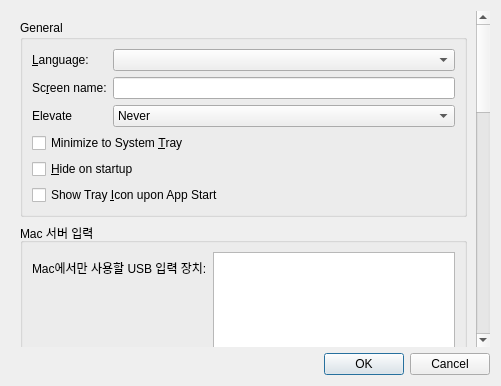
<?xml version="1.0" encoding="UTF-8"?>
<ui version="4.0">
 <class>SettingsDialog</class>
 <widget class="QDialog" name="SettingsDialog">
  <property name="geometry">
   <rect>
    <x>0</x>
    <y>0</y>
    <width>400</width>
    <height>0</height>
   </rect>
  </property>
  <property name="windowTitle">
   <string>Settings</string>
  </property>
  <layout class="QVBoxLayout" name="verticalLayout">
   <item>
    <widget class="QScrollArea" name="m_pScrollArea">
     <property name="frameShape">
      <enum>QFrame::NoFrame</enum>
     </property>
     <property name="widgetResizable">
      <bool>true</bool>
     </property>
     <widget class="QWidget" name="m_pScrollContents">
      <layout class="QVBoxLayout" name="contentsLayout">
   <item>
    <widget class="QGroupBox" name="m_pGroupGeneral">
     <property name="enabled">
      <bool>true</bool>
     </property>
     <property name="sizePolicy">
      <sizepolicy hsizetype="Preferred" vsizetype="Preferred">
       <horstretch>0</horstretch>
       <verstretch>0</verstretch>
      </sizepolicy>
     </property>
     <property name="title">
      <string>General</string>
     </property>
     <layout class="QFormLayout" name="formLayout">
      <property name="fieldGrowthPolicy">
       <enum>QFormLayout::AllNonFixedFieldsGrow</enum>
      </property>
      <item row="0" column="0">
       <widget class="QLabel" name="m_pLabel_27">
        <property name="sizePolicy">
         <sizepolicy hsizetype="Preferred" vsizetype="Preferred">
          <horstretch>0</horstretch>
          <verstretch>0</verstretch>
         </sizepolicy>
        </property>
        <property name="minimumSize">
         <size>
          <width>75</width>
          <height>0</height>
         </size>
        </property>
        <property name="text">
         <string>&amp;Language:</string>
        </property>
        <property name="buddy">
         <cstring>m_pComboLanguage</cstring>
        </property>
       </widget>
      </item>
      <item row="0" column="1">
       <widget class="QComboBox" name="m_pComboLanguage"/>
      </item>
      <item row="1" column="0">
       <widget class="QLabel" name="m_pLabel_19">
        <property name="minimumSize">
         <size>
          <width>75</width>
          <height>0</height>
         </size>
        </property>
        <property name="text">
         <string>Sc&amp;reen name:</string>
        </property>
        <property name="buddy">
         <cstring>m_pLineEditScreenName</cstring>
        </property>
       </widget>
      </item>
      <item row="1" column="1">
       <widget class="QLineEdit" name="m_pLineEditScreenName">
        <property name="enabled">
         <bool>true</bool>
        </property>
       </widget>
      </item>
      <item row="2" column="0">
       <widget class="QLabel" name="m_pLabelElevate">
        <property name="text">
         <string>Elevate</string>
        </property>
       </widget>
      </item>
      <item row="2" column="1">
       <widget class="QComboBox" name="m_pComboElevate">
        <property name="toolTip">
         <string>Specify when the InputLeafPlus service should run at an elevated privilege level</string>
        </property>
        <property name="currentIndex">
         <number>2</number>
        </property>
        <item>
         <property name="text">
          <string>As Needed</string>
         </property>
        </item>
        <item>
         <property name="text">
          <string>Always</string>
         </property>
        </item>
        <item>
         <property name="text">
          <string>Never</string>
         </property>
        </item>
       </widget>
      </item>
      <item row="3" column="0" colspan="2">
       <widget class="QCheckBox" name="m_pCheckBoxMinimizeToTray">
        <property name="text">
         <string>Minimize to System &amp;Tray</string>
        </property>
       </widget>
      </item>
      <item row="4" column="0" colspan="2">
       <widget class="QCheckBox" name="m_pCheckBoxAutoHide">
        <property name="text">
         <string>&amp;Hide on startup</string>
        </property>
       </widget>
      </item>
      <item row="5" column="0" colspan="2">
       <widget class="QCheckBox" name="m_pCheckBoxAutoStart">
        <property name="text">
         <string>Show Tray &amp;Icon upon App Start</string>
        </property>
       </widget>
      </item>
     </layout>
    </widget>
   </item>
   <item>
    <widget class="QGroupBox" name="m_pGroupMacInput">
     <property name="title">
      <string>Mac 서버 입력</string>
     </property>
     <layout class="QFormLayout" name="macInputLayout">
      <item row="0" column="0">
       <widget class="QLabel" name="m_pLabelLocalInputDevice">
        <property name="text">
         <string>Mac에서만 사용할 USB 입력 장치:</string>
        </property>
       </widget>
      </item>
      <item row="0" column="1">
       <widget class="QListWidget" name="m_pListLocalInputDevices">
        <property name="maximumHeight">
         <number>96</number>
        </property>
       </widget>
      </item>
      <item row="1" column="0" colspan="2">
       <widget class="QCheckBox" name="m_pCheckBoxMacMapFunctionKeys">
        <property name="text">
         <string>상단 기능 키를 Windows에서 F1~F12로 사용</string>
        </property>
       </widget>
      </item>
     </layout>
    </widget>
   </item>
   <item>
    <widget class="QGroupBox" name="m_pGroupPhone">
     <property name="title">
      <string>휴대폰 트랙패드</string>
     </property>
     <layout class="QFormLayout" name="phoneLayout">
      <item row="0" column="0" colspan="2">
       <widget class="QCheckBox" name="m_pCheckBoxPhoneEnabled">
        <property name="text">
         <string>사용</string>
        </property>
       </widget>
      </item>
      <item row="1" column="0">
       <widget class="QLabel" name="m_pLabelPhonePort">
        <property name="text">
         <string>포트:</string>
        </property>
       </widget>
      </item>
      <item row="1" column="1">
       <widget class="QSpinBox" name="m_pSpinBoxPhonePort">
        <property name="minimum">
         <number>1024</number>
        </property>
        <property name="maximum">
         <number>65535</number>
        </property>
        <property name="value">
         <number>24803</number>
        </property>
       </widget>
      </item>
      <item row="2" column="0">
       <widget class="QLabel" name="m_pLabelPhonePin">
        <property name="text">
         <string>PIN (4~16자):</string>
        </property>
       </widget>
      </item>
      <item row="2" column="1">
       <widget class="QLineEdit" name="m_pLineEditPhonePin">
        <property name="maxLength">
         <number>16</number>
        </property>
       </widget>
      </item>
      <item row="3" column="0">
       <widget class="QLabel" name="m_pLabelPhoneUrlsTitle">
        <property name="text">
         <string>이 PC에서 접속할 주소:</string>
        </property>
       </widget>
      </item>
      <item row="3" column="1">
       <widget class="QLabel" name="m_pLabelPhoneUrls">
        <property name="text">
         <string></string>
        </property>
        <property name="textInteractionFlags">
         <set>Qt::TextSelectableByMouse</set>
        </property>
       </widget>
      </item>
      <item row="4" column="0" colspan="2">
       <widget class="QLabel" name="m_pLabelPhoneHint">
        <property name="text">
         <string>휴대폰과 같은 와이파이에서 위 주소를 열고 PIN을 입력하세요. 서버 역할인 PC의 주소로 접속해야 반대편 PC까지 조작됩니다.</string>
        </property>
        <property name="wordWrap">
         <bool>true</bool>
        </property>
       </widget>
      </item>
     </layout>
    </widget>
   </item>
   <item>
    <widget class="QGroupBox" name="m_pGroupPeer">
     <property name="title">
      <string>PC 간 역할 교환</string>
     </property>
     <layout class="QFormLayout" name="peerLayout">
      <item row="0" column="0" colspan="2">
       <widget class="QCheckBox" name="m_pCheckBoxPeerEnabled">
        <property name="text">
         <string>사용</string>
        </property>
       </widget>
      </item>
      <item row="1" column="0">
       <widget class="QLabel" name="m_pLabelPeerPort">
        <property name="text">
         <string>포트:</string>
        </property>
       </widget>
      </item>
      <item row="1" column="1">
       <widget class="QSpinBox" name="m_pSpinBoxPeerPort">
        <property name="minimum">
         <number>1024</number>
        </property>
        <property name="maximum">
         <number>65535</number>
        </property>
        <property name="value">
         <number>24802</number>
        </property>
       </widget>
      </item>
      <item row="2" column="0">
       <widget class="QLabel" name="m_pLabelPeerCode">
        <property name="text">
         <string>페어링 코드:</string>
        </property>
       </widget>
      </item>
      <item row="2" column="1">
       <layout class="QHBoxLayout" name="peerCodeLayout">
        <item>
         <widget class="QLineEdit" name="m_pLineEditPeerCode"/>
        </item>
        <item>
         <widget class="QPushButton" name="m_pButtonPeerNewCode">
          <property name="text">
           <string>새 코드 만들기</string>
          </property>
         </widget>
        </item>
       </layout>
      </item>
      <item row="3" column="0">
       <widget class="QLabel" name="m_pLabelPeerAddress">
        <property name="text">
         <string>상대 PC 주소:</string>
        </property>
       </widget>
      </item>
      <item row="3" column="1">
       <widget class="QLineEdit" name="m_pLineEditPeerAddress"/>
      </item>
      <item row="4" column="0" colspan="2">
       <widget class="QLabel" name="m_pLabelPeerHint">
        <property name="text">
         <string>두 PC 모두 같은 코드(8자 이상)를 입력해야 합니다. 상대 PC 주소에는 상대 PC 메인 화면에 표시된 IP 주소(예: 192.168.0.12)를 입력하세요. 같은 와이파이에서 자동으로 찾아지면 비워 둬도 되고, 역할을 바꾼 뒤에는 자동으로 기억합니다.</string>
        </property>
        <property name="wordWrap">
         <bool>true</bool>
        </property>
       </widget>
      </item>
     </layout>
    </widget>
   </item>
   <item>
    <widget class="QGroupBox" name="m_pGroupNetworking">
     <property name="title">
      <string>Networking</string>
     </property>
     <layout class="QGridLayout" name="gridLayout_3">
      <item row="1" column="0">
       <widget class="QLabel" name="m_pLabel_21">
        <property name="text">
         <string>&amp;Address:</string>
        </property>
        <property name="buddy">
         <cstring>m_pLineEditInterface</cstring>
        </property>
       </widget>
      </item>
      <item row="0" column="0">
       <widget class="QLabel" name="m_pLabel_20">
        <property name="text">
         <string>P&amp;ort:</string>
        </property>
        <property name="buddy">
         <cstring>m_pSpinBoxPort</cstring>
        </property>
       </widget>
      </item>
      <item row="0" column="1">
       <widget class="QSpinBox" name="m_pSpinBoxPort">
        <property name="enabled">
         <bool>true</bool>
        </property>
        <property name="sizePolicy">
         <sizepolicy hsizetype="MinimumExpanding" vsizetype="Fixed">
          <horstretch>0</horstretch>
          <verstretch>0</verstretch>
         </sizepolicy>
        </property>
        <property name="maximum">
         <number>65535</number>
        </property>
        <property name="value">
         <number>24800</number>
        </property>
       </widget>
      </item>
      <item row="1" column="1">
       <widget class="QLineEdit" name="m_pLineEditInterface">
        <property name="enabled">
         <bool>true</bool>
        </property>
       </widget>
      </item>
      <item row="2" column="0" colspan="2">
       <widget class="QCheckBox" name="m_pCheckBoxEnableCrypto">
        <property name="text">
         <string>Enable &amp;SSL</string>
        </property>
       </widget>
      </item>
      <item row="3" column="0" colspan="2">
       <widget class="QCheckBox" name="checkbox_require_client_certificate">
        <property name="text">
         <string>Require client certificate</string>
        </property>
       </widget>
      </item>
     </layout>
    </widget>
   </item>
   <item>
    <widget class="QGroupBox" name="m_pGroupLog">
     <property name="sizePolicy">
      <sizepolicy hsizetype="Preferred" vsizetype="Preferred">
       <horstretch>0</horstretch>
       <verstretch>0</verstretch>
      </sizepolicy>
     </property>
     <property name="title">
      <string>Logging</string>
     </property>
     <property name="alignment">
      <set>Qt::AlignLeading|Qt::AlignLeft|Qt::AlignVCenter</set>
     </property>
     <property name="flat">
      <bool>false</bool>
     </property>
     <layout class="QGridLayout" name="gridLayout_2">
      <item row="1" column="0">
       <widget class="QCheckBox" name="m_pCheckBoxLogToFile">
        <property name="text">
         <string>Log to file:</string>
        </property>
       </widget>
      </item>
      <item row="1" column="2">
       <widget class="QPushButton" name="m_pButtonBrowseLog">
        <property name="enabled">
         <bool>false</bool>
        </property>
        <property name="text">
         <string>Browse...</string>
        </property>
       </widget>
      </item>
      <item row="0" column="1" colspan="2">
       <widget class="QComboBox" name="m_pComboLogLevel">
        <item>
         <property name="text">
          <string>Error</string>
         </property>
        </item>
        <item>
         <property name="text">
          <string>Warning</string>
         </property>
        </item>
        <item>
         <property name="text">
          <string>Note</string>
         </property>
        </item>
        <item>
         <property name="text">
          <string>Info</string>
         </property>
        </item>
        <item>
         <property name="text">
          <string>Debug</string>
         </property>
        </item>
        <item>
         <property name="text">
          <string>Debug1</string>
         </property>
        </item>
        <item>
         <property name="text">
          <string>Debug2</string>
         </property>
        </item>
       </widget>
      </item>
      <item row="0" column="0">
       <widget class="QLabel" name="m_pLabel_3">
        <property name="minimumSize">
         <size>
          <width>75</width>
          <height>0</height>
         </size>
        </property>
        <property name="text">
         <string>&amp;Logging level:</string>
        </property>
        <property name="buddy">
         <cstring>m_pComboLogLevel</cstring>
        </property>
       </widget>
      </item>
      <item row="1" column="1">
       <widget class="QLineEdit" name="m_pLineEditLogFilename">
        <property name="enabled">
         <bool>false</bool>
        </property>
       </widget>
      </item>
     </layout>
    </widget>
   </item>
   <item>
    <spacer name="verticalSpacer">
     <property name="orientation">
      <enum>Qt::Vertical</enum>
     </property>
     <property name="sizeHint" stdset="0">
      <size>
       <width>20</width>
       <height>40</height>
      </size>
     </property>
    </spacer>
   </item>
      </layout>
     </widget>
    </widget>
   </item>
   <item>
    <widget class="QDialogButtonBox" name="buttonBox">
     <property name="orientation">
      <enum>Qt::Horizontal</enum>
     </property>
     <property name="standardButtons">
      <set>QDialogButtonBox::Cancel|QDialogButtonBox::Ok</set>
     </property>
    </widget>
   </item>
  </layout>
 </widget>
 <tabstops>
  <tabstop>m_pComboLanguage</tabstop>
  <tabstop>m_pLineEditScreenName</tabstop>
  <tabstop>m_pComboElevate</tabstop>
  <tabstop>m_pCheckBoxMinimizeToTray</tabstop>
  <tabstop>m_pCheckBoxAutoHide</tabstop>
  <tabstop>m_pCheckBoxAutoStart</tabstop>
  <tabstop>m_pSpinBoxPort</tabstop>
  <tabstop>m_pLineEditInterface</tabstop>
  <tabstop>m_pCheckBoxEnableCrypto</tabstop>
  <tabstop>m_pComboLogLevel</tabstop>
  <tabstop>m_pCheckBoxLogToFile</tabstop>
  <tabstop>m_pLineEditLogFilename</tabstop>
  <tabstop>m_pButtonBrowseLog</tabstop>
 </tabstops>
 <resources/>
 <connections/>
</ui>
